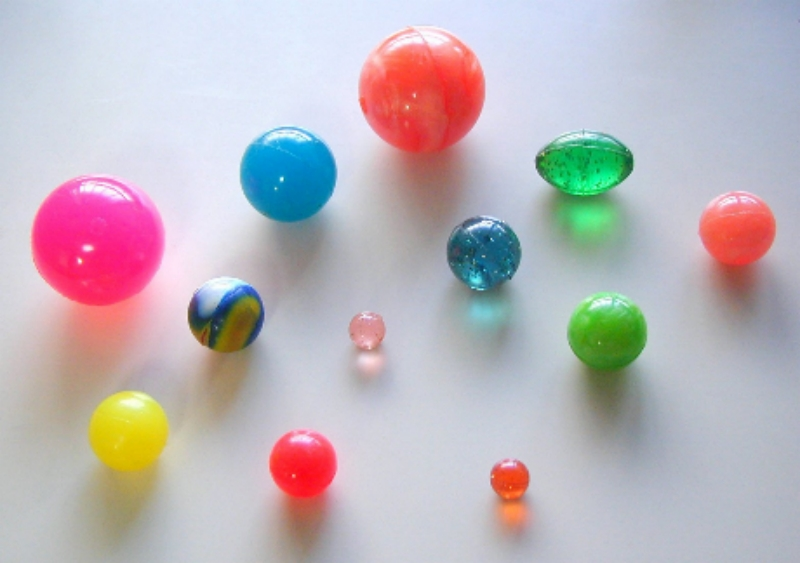
//> input picture img_originals/Colorful_Super_balls.jpg, 800 x 563 px
$ ./main   (built with g++ and OpenCV 4)
//> lines starting //> are read from the running program, lines starting //| are printed output that depends on the picture; after the words box and inside, x2 and y2 are one past the last pixel; in counts of white or black regions, pixels touching at a corner belong together
#include "opencv2/core.hpp"
#include "opencv2/imgproc.hpp"
#include "opencv2/highgui.hpp"


void updateCanny_Callback(int val, void* ptr);

static const char* main_window = "OpenCV Window";
static const char* tb_window = "Trackbars Window";

static const char* lenna_Path = "..\\img_originals\\Lenna.png";
static const char* grassAndSky_Path = "..\\img_originals\\grassAndSky.jpg";
static const char* hulk_Path = "..\\img_originals\\hulk.jpg";
static const char* balls_Path = "..\\img_originals\\Colorful_Super_balls.jpg";

using namespace cv;

int cannyThreshold = 30;
int blurSize = 5;
Mat Img_grey;
Mat BlurCanny;

int main(char argc, char* argv[])
{
	Mat Img_orig = imread(balls_Path);
//> Img_orig is the input picture: 563 rows x 800 cols, CV_8UC3; mean B, G, R 187.8, 181.9, 189.6
	Mat Sobel1, Sobel2, Sobel3;
	Mat Surimpression;
	Mat HoughCircle;

	//Greyscale
	cvtColor(Img_orig, Img_grey, CV_BGR2GRAY);
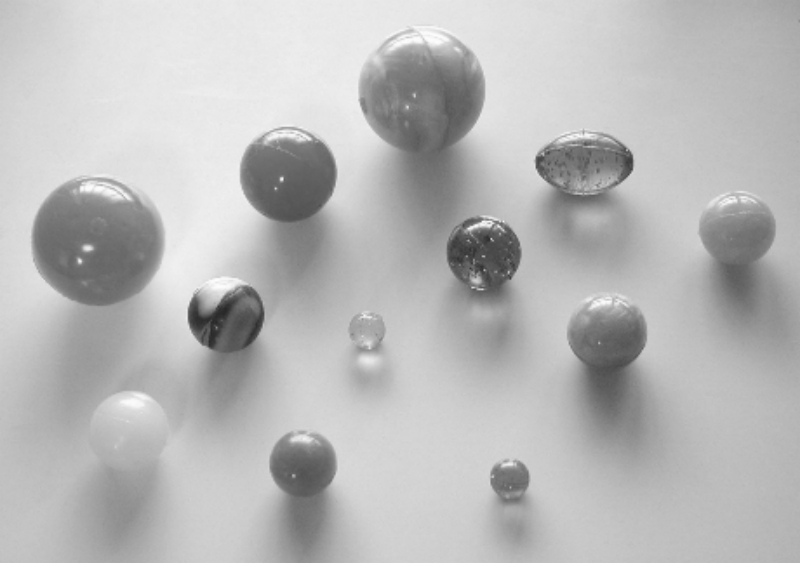
//> Img_grey: 563 rows x 800 cols, CV_8UC1; min 40, max 252, mean 184.9

	//Sobel
	Sobel(Img_grey, Sobel1, Img_grey.depth(), 1, 0);
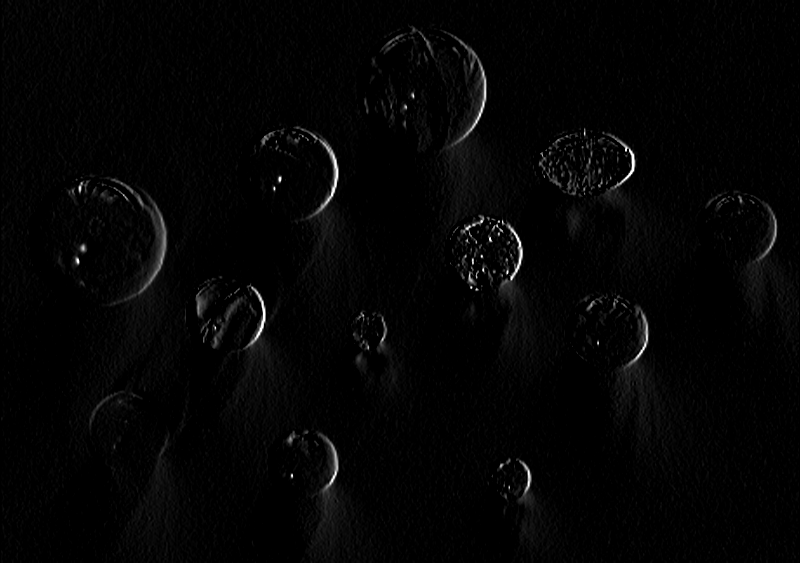
//> Sobel1: 563 rows x 800 cols, CV_8UC1; min 0, max 255, mean 4.3
	Sobel(Img_grey, Sobel2, Img_grey.depth(), 0, 1);
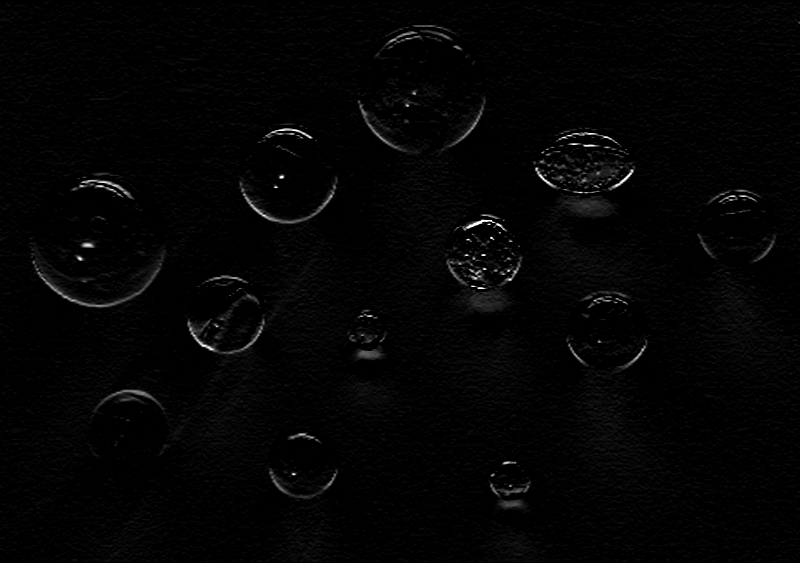
//> Sobel2: 563 rows x 800 cols, CV_8UC1; min 0, max 255, mean 4
	Sobel(Img_grey, Sobel3, Img_grey.depth(), 1, 1);
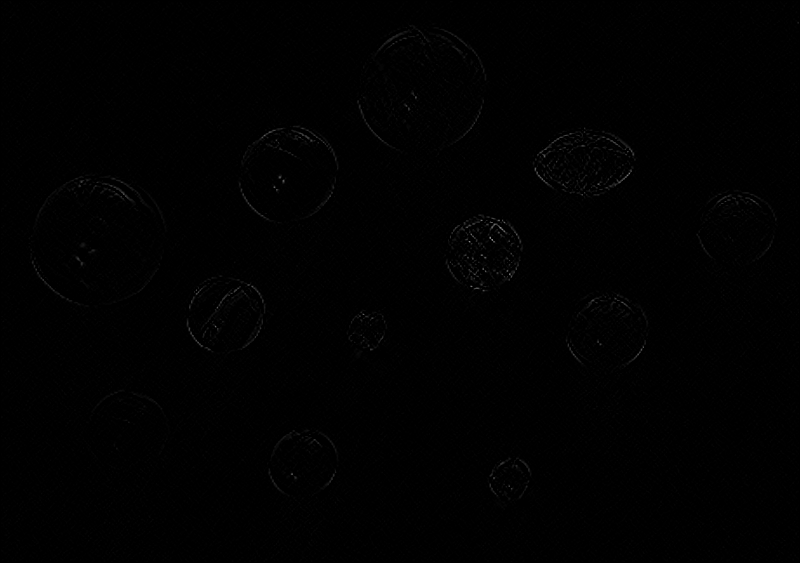
//> Sobel3: 563 rows x 800 cols, CV_8UC1; min 0, max 135, mean 1

	//Canny/Blur + Changing values during execution (Trackbars)
	namedWindow(tb_window);
	updateCanny_Callback(0, nullptr);
//> in updateCanny_Callback, `Canny(BlurCanny, BlurCanny, cannyThreshold / 2, cannyThreshold);`:
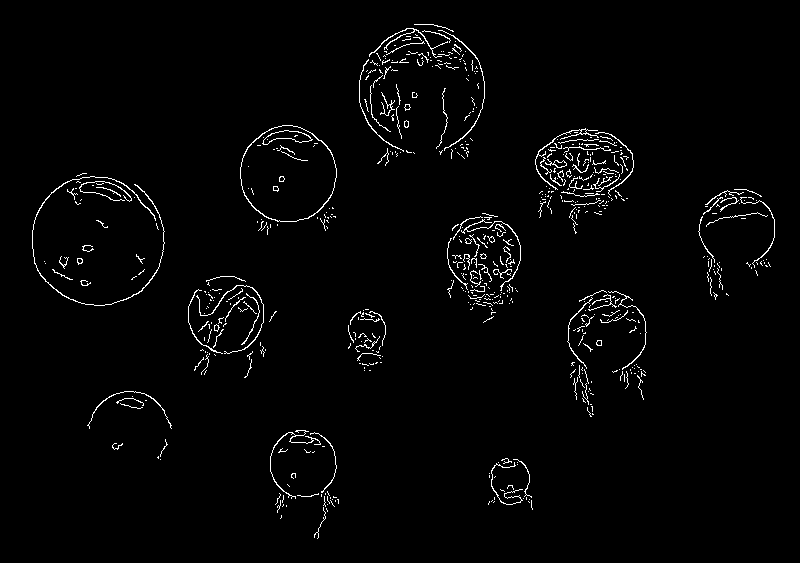
//> BlurCanny: 563 rows x 800 cols, CV_8UC1; 2.1% white in thin lines or dots, all inside (x1, y1, x2, y2) = (32, 24, 775, 539)
	createTrackbar("CannyThreshold", tb_window, &cannyThreshold, 255, updateCanny_Callback, &cannyThreshold);
	createTrackbar("BlurSize", tb_window, &blurSize, 35, updateCanny_Callback, &blurSize);

	//Surimpression
	cvtColor(Img_grey, Surimpression, CV_GRAY2BGR);
	Surimpression.setTo(Scalar(200, 0, 0), BlurCanny);
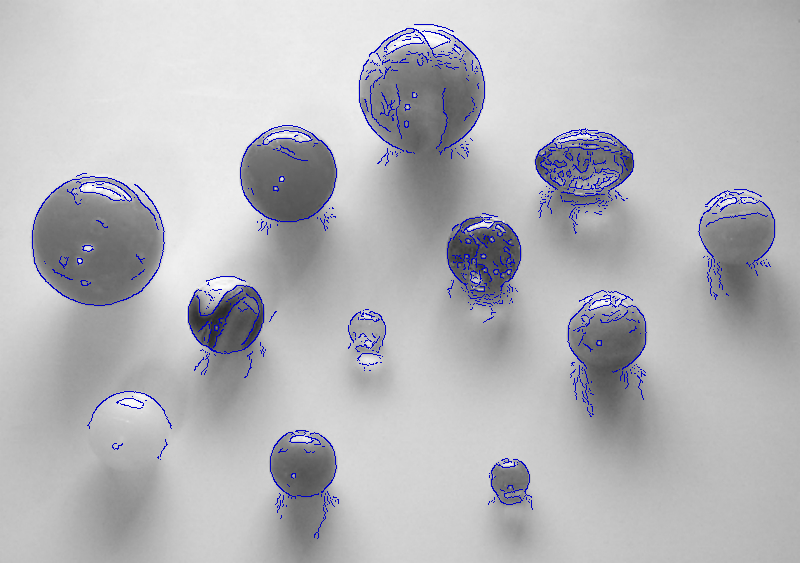
//> Surimpression: 563 rows x 800 cols, CV_8UC3; mean B, G, R 185.8, 181.7, 181.7

	//Hough_Circle
	cvtColor(Img_orig, HoughCircle, CV_BGR2GRAY);
	std::vector<Vec3f> CirclesVec;
	HoughCircles(HoughCircle, CirclesVec, CV_HOUGH_GRADIENT, 1, 20, 55, 55, 0, 1000);
//> CirclesVec = 8 circles (x, y, radius): [97.5, 240.5, 66.7], [420.5, 88.5, 64], [287.5, 174.5, 48], [603.5, 332.5, 36.6], [484.5, 253.5, 36.1], [225.5, 315.5, 37.1], [302.5, 464.5, 32.9], [567.5, 163.5, 23]
	cvtColor(HoughCircle, HoughCircle, CV_GRAY2BGR);

	// [4 lines of commented-out code are left out]
	for(auto it = CirclesVec.begin(); it != CirclesVec.end(); ++it)
	{
		circle(HoughCircle, Point((*it)[0], (*it)[1]), (*it)[2], Scalar(0, 0, 200), 2);
	}
//> this loop made 8 passes
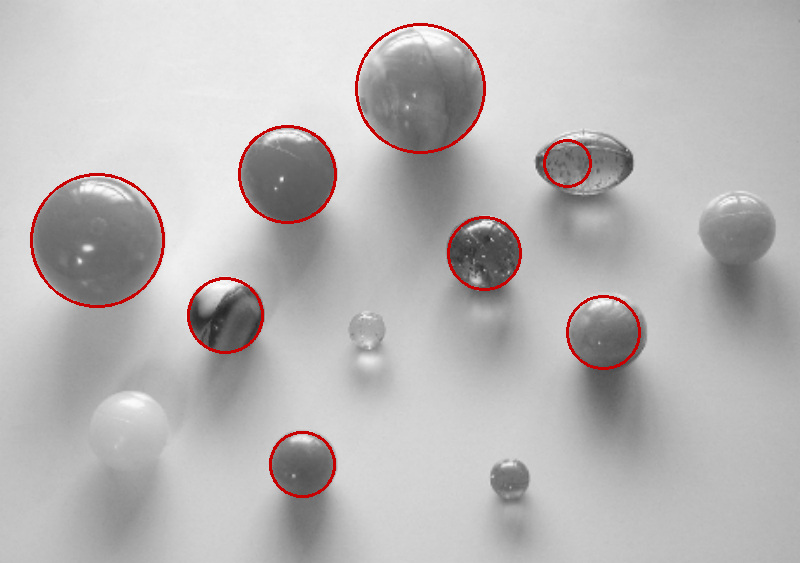
//> HoughCircle: 563 rows x 800 cols, CV_8UC3; mean B, G, R 182.6, 182.6, 185.4

	//Display
	imshow("Original", Img_orig);
	imshow("Sobel1", Sobel1);
	imshow("Sobel2", Sobel2);
	imshow("Sobel3", Sobel3);
	imshow("BlurCanny", BlurCanny);
	imshow("Surimpression", Surimpression);
	imshow("HoughCircle", HoughCircle);

	waitKey(0);
}

void updateCanny_Callback(int val, void* ptr)
{
	if (!(blurSize > 1 && blurSize % 2 != 0))
		blurSize++;

	blur(Img_grey, BlurCanny, Size(blurSize, blurSize));
	Canny(BlurCanny, BlurCanny, cannyThreshold / 2, cannyThreshold);
	imshow("BlurCanny", BlurCanny);
}
